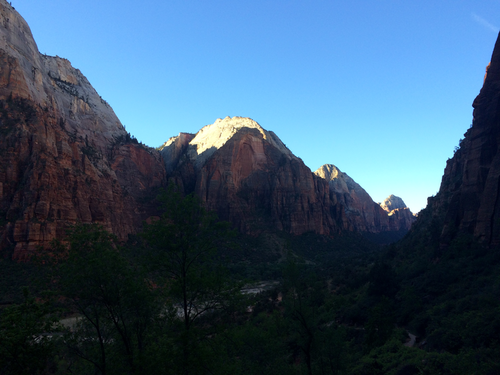
#> input picture 04-gamma-correction/example_02.png, 500 x 375 px, found by its file name
$ jupyter execute --allow-errors python_apriltag.ipynb   (shell and % lines are left out)
#> lines starting #> are read from the running program, lines starting #| are printed output that depends on the picture
<a href="https://colab.research.google.com/github/ferreret/04-histograms/blob/master/python_apriltag.ipynb" target="_parent"></a>

# AprilTag with Python

### by [PyImageSearch.com](http://www.pyimagesearch.com)

## Welcome to **[PyImageSearch Plus](http://pyimg.co/plus)** Jupyter Notebooks!

This notebook is associated with the [AprilTag with Python](https://www.pyimagesearch.com/2020/11/02/apriltag-with-python/) blog post published on 11-02-20.

Only the code for the blog post is here. Most codeblocks have a 1:1 relationship with what you find in the blog post with two exceptions: (1) Python classes are not separate files as they are typically organized with PyImageSearch projects, and (2) Command Line Argument parsing is replaced with an `args` dictionary that you can manipulate as needed.

We recommend that you execute (press ▶️) the code block-by-block, as-is, before adjusting parameters and `args` inputs. Once you've verified that the code is working, you are welcome to hack with it and learn from manipulating inputs, settings, and parameters. For more information on using Jupyter and Colab, please refer to these resources:

*   [Jupyter Notebook User Interface](https://jupyter-notebook.readthedocs.io/en/stable/notebook.html#notebook-user-interface)
*   [Overview of Google Colaboratory Features](https://colab.research.google.com/notebooks/basic_features_overview.ipynb)

As a reminder, these PyImageSearch Plus Jupyter Notebooks are not for sharing; please refer to the **Copyright** directly below and **Code License Agreement** in the last cell of this notebook.

Happy hacking!

*Adrian*

<hr>

***Copyright:*** *The contents of this Jupyter Notebook, unless otherwise indicated, are Copyright 2020 Adrian Rosebrock, PyimageSearch.com. All rights reserved. Content like this is made possible by the time invested by the authors. If you received this Jupyter Notebook and did not purchase it, please consider making future content possible by joining PyImageSearch Plus at [http://pyimg.co/plus/](http://pyimg.co/plus) today.*

### Install the necessary packages

### Download the code zip file

[cell 1]
%cd python-apriltag

## Blog Post Code

### Import Packages

[cell 2]
# import the necessary packages
import matplotlib.pyplot as plt
import apriltag
import argparse
import cv2

### Function to display images in Jupyter Notebooks and Google Colab

[cell 3]
def plt_imshow(title, image):
	# convert the image frame BGR to RGB color space and display it
	image = cv2.cvtColor(image, cv2.COLOR_BGR2RGB)
	plt.imshow(image)
	plt.title(title)
	plt.grid(False)
	plt.show()

### Implementing AprilTag detection with Python

[cell 4]
# # construct the argument parser and parse the arguments
# ap = argparse.ArgumentParser()
# ap.add_argument("-i", "--image", required=True,
# 	help="path to input image containing AprilTag")
# args = vars(ap.parse_args())

# since we are using Jupyter Notebooks we can replace our argument
# parsing code with *hard coded* arguments and values
args = {
	"image": "images/example_02.png"
}

[cell 5]
# load the input image and convert it to grayscale
print("[INFO] loading image...")
image = cv2.imread(args["image"])
#> image is the input picture: shape (375, 500, 3); mean B, G, R 109.2, 85.3, 57.4
gray = cv2.cvtColor(image, cv2.COLOR_BGR2GRAY)
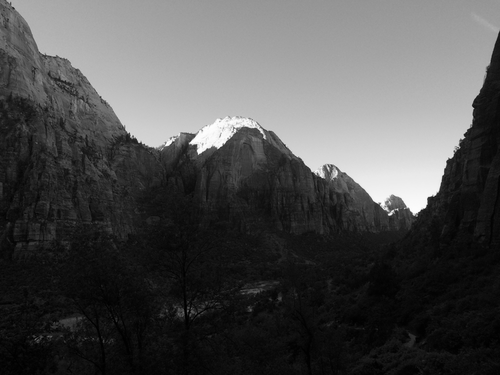
#> gray: shape (375, 500); min 0, max 255, mean 79.7


$ run again, with 04-gamma-correction/example_01.png copied over 04-gamma-correction/example_02.png
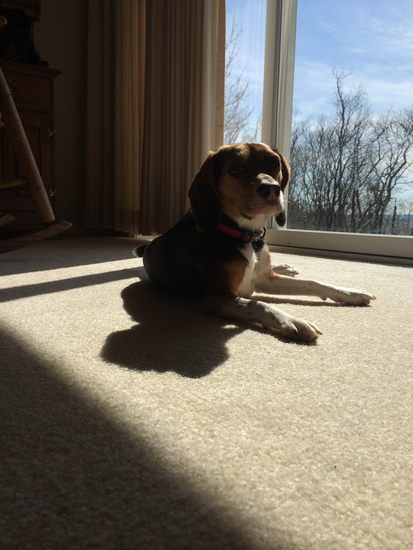
#> input picture 04-gamma-correction/example_01.png, 413 x 550 px, found by its file name
#> image is the input picture: shape (550, 413, 3); mean B, G, R 96.3, 106.9, 112.5
#> `gray = cv2.cvtColor(image, cv2.COLOR_BGR2GRAY)`:
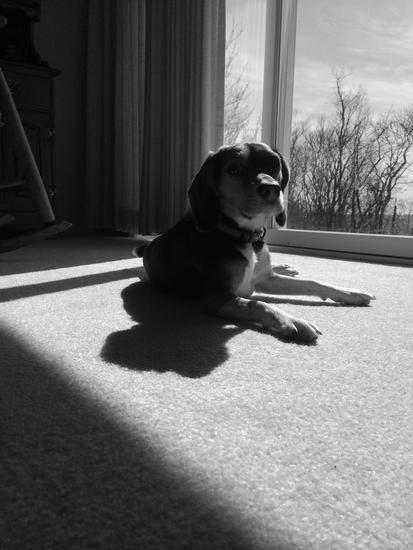
#> gray: shape (550, 413); min 1, max 255, mean 107.3
